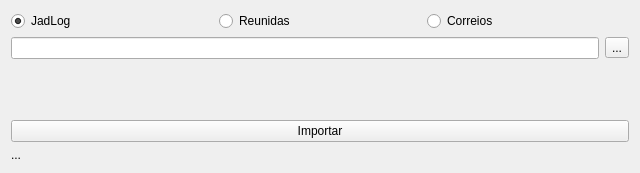
<?xml version="1.0" encoding="UTF-8"?>
<ui version="4.0">
 <class>frmImportaRastreador</class>
 <widget class="QWidget" name="frmImportaRastreador">
  <property name="geometry">
   <rect>
    <x>0</x>
    <y>0</y>
    <width>640</width>
    <height>173</height>
   </rect>
  </property>
  <property name="windowTitle">
   <string>Importação de Rastreadores</string>
  </property>
  <layout class="QVBoxLayout" name="verticalLayout">
   <item>
    <layout class="QHBoxLayout" name="horizontalLayout_2">
     <item>
      <widget class="QRadioButton" name="rdJadLog">
       <property name="text">
        <string>JadLog</string>
       </property>
       <property name="checked">
        <bool>true</bool>
       </property>
      </widget>
     </item>
     <item>
      <widget class="QRadioButton" name="rdReunidas">
       <property name="text">
        <string>Reunidas</string>
       </property>
      </widget>
     </item>
     <item>
      <widget class="QRadioButton" name="rdCorreios">
       <property name="text">
        <string>Correios</string>
       </property>
      </widget>
     </item>
    </layout>
   </item>
   <item>
    <layout class="QHBoxLayout" name="horizontalLayout">
     <item>
      <widget class="QLineEdit" name="txtArquivo"/>
     </item>
     <item>
      <widget class="QToolButton" name="btArquivo">
       <property name="text">
        <string>...</string>
       </property>
      </widget>
     </item>
    </layout>
   </item>
   <item>
    <spacer name="verticalSpacer">
     <property name="orientation">
      <enum>Qt::Vertical</enum>
     </property>
     <property name="sizeHint" stdset="0">
      <size>
       <width>20</width>
       <height>18</height>
      </size>
     </property>
    </spacer>
   </item>
   <item>
    <widget class="QPushButton" name="btImportar">
     <property name="text">
      <string>Importar</string>
     </property>
    </widget>
   </item>
   <item>
    <widget class="QLabel" name="lblStatus">
     <property name="text">
      <string>...</string>
     </property>
    </widget>
   </item>
  </layout>
 </widget>
 <tabstops>
  <tabstop>rdJadLog</tabstop>
  <tabstop>rdReunidas</tabstop>
  <tabstop>rdCorreios</tabstop>
  <tabstop>txtArquivo</tabstop>
  <tabstop>btArquivo</tabstop>
  <tabstop>btImportar</tabstop>
 </tabstops>
 <resources/>
 <connections/>
</ui>
